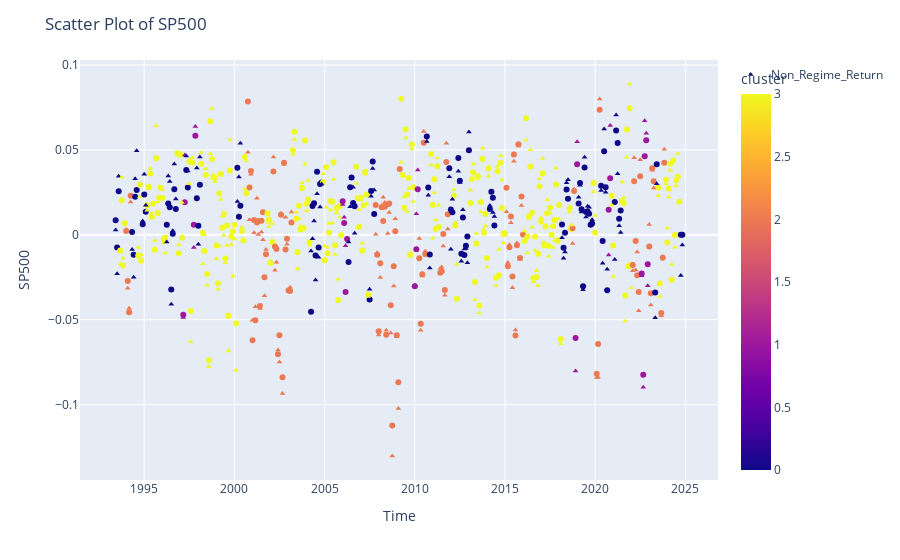

The cell this chart's notebook holds for it:
### Code cell
import plotly.express as px
import plotly.graph_objects as go  # Import graph_objects

# Create a color map from the unique clusters
color_map = px.colors.qualitative.Plotly  # Using Plotly's qualitative color scheme


fig = px.scatter(df_regime_return, 
                 x=df_regime_return.index, 
                 y=df_regime_return['Min_Vol_Regime_Return'], 
                 color = 'cluster',
                )

# Customize the plot
#fig.update_traces(textposition='top center', textfont_size=10)



# Add a line plot for another column
fig.add_trace(
    go.Scatter(x=df_regime_return.index, 
               y=df_regime_return['Min_Vol_Return'], 
               mode='markers',  # Use lines for a line plot
               marker=dict(symbol='triangle-up', 
                           size=5, 
                           color=df_regime_return['cluster']),
               name='Non_Regime_Return',
              )  # Name for the legend
)
# Set axis labels and plot title
fig.update_layout(xaxis_title='Time', 
                  yaxis_title='SP500', 
                  title='Scatter Plot of SP500')
# Show the plot
fig.show()

### Figure 1 — Plotly figure (JSON) as saved in the notebook; plotly's stock layout.template omitted (floating-point values rounded to 4 significant figures; data arrays with more than 128 entries replaced by an {"elided": "..."} marker saying what was removed)
{"data": [{"hovertemplate": "index=%{x}<br>Min_Vol_Regime_Return=%{y}<br>cluster=%{marker.color}<extra></extra>", "legendgroup": "", "marker": {"color": {"elided": "378 int values"}, "coloraxis": "coloraxis", "symbol": "circle"}, "mode": "markers", "name": "", "orientation": "v", "showlegend": false, "type": "scatter", "x": {"elided": "378 str values"}, "xaxis": "x", "y": {"elided": "378 float values"}, "yaxis": "y"}, {"marker": {"color": {"elided": "378 int values"}, "size": 5, "symbol": "triangle-up"}, "mode": "markers", "name": "Non_Regime_Return", "type": "scatter", "x": {"elided": "378 str values"}, "y": {"elided": "378 float values"}}], "layout": {"coloraxis": {"colorbar": {"title": {"text": "cluster"}}, "colorscale": [[0, "#0d0887"], [0.1111, "#46039f"], [0.2222, "#7201a8"], [0.3333, "#9c179e"], [0.4444, "#bd3786"], [0.5556, "#d8576b"], [0.6667, "#ed7953"], [0.7778, "#fb9f3a"], [0.8889, "#fdca26"], [1, "#f0f921"]]}, "legend": {"tracegroupgap": 0}, "margin": {"t": 60}, "title": {"text": "Scatter Plot of SP500"}, "xaxis": {"anchor": "y", "domain": [0, 1], "title": {"text": "Time"}}, "yaxis": {"anchor": "x", "domain": [0, 1], "title": {"text": "SP500"}}}}
